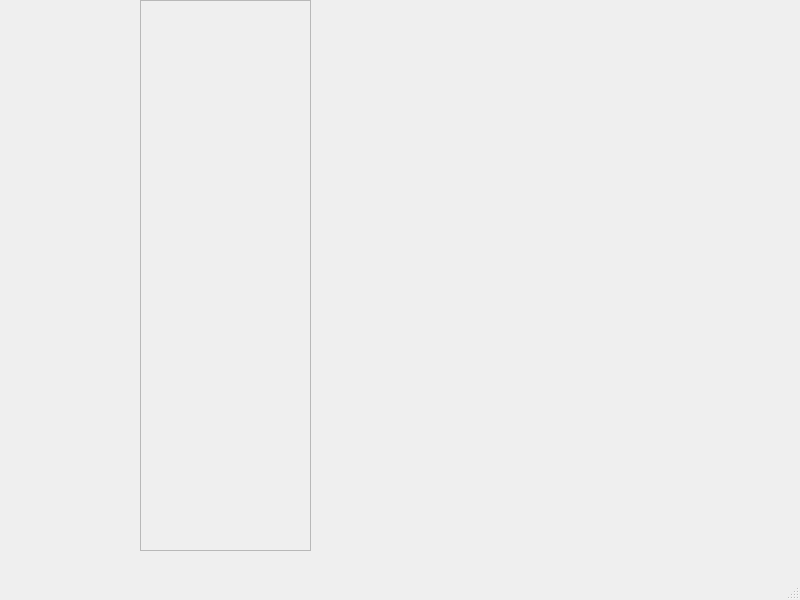
<?xml version="1.0" encoding="UTF-8"?>
<ui version="4.0">
 <class>MainWindow</class>
 <widget class="QMainWindow" name="MainWindow">
  <property name="geometry">
   <rect>
    <x>0</x>
    <y>0</y>
    <width>800</width>
    <height>600</height>
   </rect>
  </property>
  <property name="windowTitle">
   <string>MainWindow</string>
  </property>
  <widget class="QWidget" name="centralwidget">
   <widget class="QScrollArea" name="scrollArea">
    <property name="geometry">
     <rect>
      <x>140</x>
      <y>0</y>
      <width>171</width>
      <height>551</height>
     </rect>
    </property>
    <property name="widgetResizable">
     <bool>true</bool>
    </property>
    <widget class="QWidget" name="scrollAreaWidgetContents">
     <property name="geometry">
      <rect>
       <x>0</x>
       <y>0</y>
       <width>169</width>
       <height>549</height>
      </rect>
     </property>
    </widget>
   </widget>
  </widget>
  <widget class="QMenuBar" name="menubar">
   <property name="geometry">
    <rect>
     <x>0</x>
     <y>0</y>
     <width>800</width>
     <height>23</height>
    </rect>
   </property>
  </widget>
  <widget class="QStatusBar" name="statusbar"/>
 </widget>
 <resources/>
 <connections/>
</ui>
